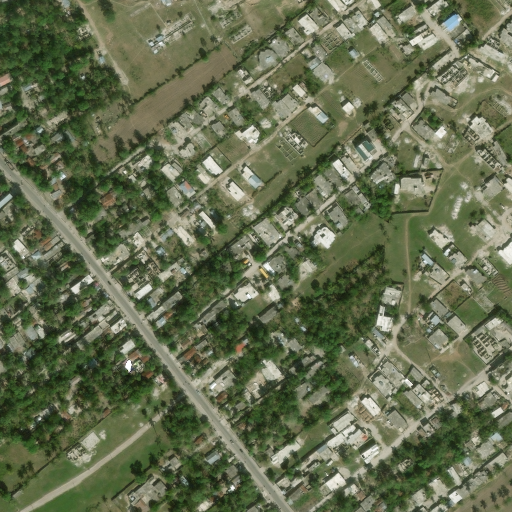
#> input picture data/hurricane-matthew_00000027_pre_disaster.png, 1024 x 1024 px, found by its file name (shown at 1/2 size)
$ python 04_ChangeDetection.py
#> lines starting #> are read from the running program, lines starting #| are printed output that depends on the picture; after the words box and inside, x2 and y2 are one past the last pixel; in counts of white or black regions, pixels touching at a corner belong together
import numpy as np
import matplotlib.pyplot as plt
from skimage.io import imread
# OpenCV, PIL, Matplotlib


# Image formats: .png, .tif, .jpg, .bmp

rootDir = 'D:/00.University/00.Courses/PythonCourse/Iranian Space Research Center Workshop/Datasets/'

pre_disaster = 'hurricane-matthew_00000027_pre_disaster.png'
post_disaster = 'hurricane-matthew_00000027_post_disaster.png'
# [4 lines of commented-out code are left out]

pre_image = imread(rootDir + pre_disaster).astype(float) / 255
post_image = imread(rootDir + post_disaster).astype(float) / 255
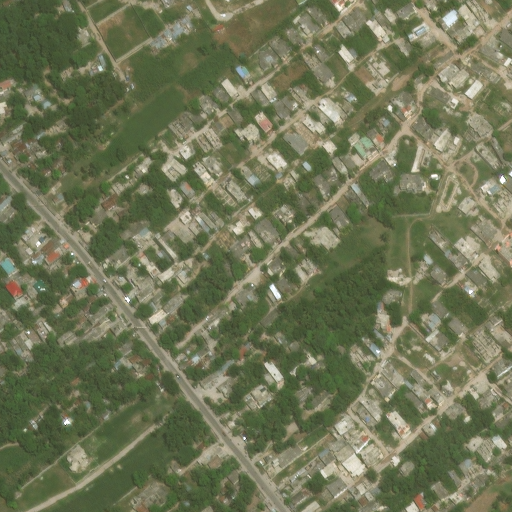
#> input picture data/hurricane-matthew_00000027_post_disaster.png, 1024 x 1024 px, found by its file name (shown at 1/2 size)


# [5 lines of commented-out code are left out]


difference_image = post_image - pre_image
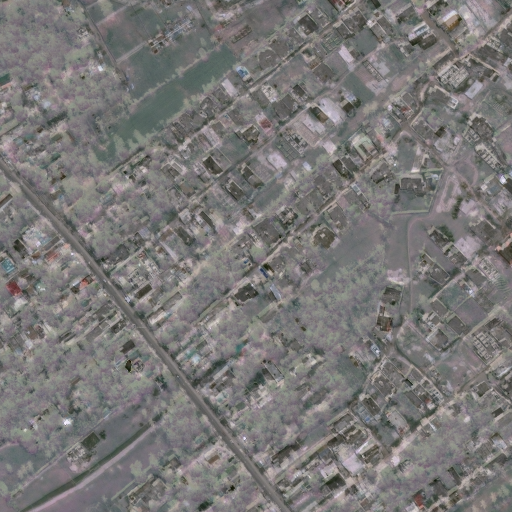
#> difference_image: shape (1024, 1024, 3) float64 (shown at 1/2 size); mean R, G, B 0.042, 0.0304, 0.0245; drawn with min black and max white

plt.figure()
plt.tight_layout()
plt.subplot(231), plt.xticks([]), plt.yticks([])
plt.imshow(pre_image, cmap='gray'), plt.title('Pre Disaster Image')

plt.subplot(232), plt.xticks([]), plt.yticks([])
plt.imshow(post_image, cmap='gray'), plt.title('Post Disaster Image')

plt.subplot(233), plt.xticks([]), plt.yticks([])
plt.imshow(post_image - pre_image, cmap='gray'), plt.title('Difference Image')


plt.subplot(234)
plt.hist(pre_image[:, :, 0].flatten(), bins=100, alpha=0.9, color='r')
plt.hist(pre_image[:, :, 1].flatten(), bins=100, alpha=0.9, color='b')
plt.hist(pre_image[:, :, 2].flatten(), bins=100, alpha=0.9, color='k')

plt.subplot(235)
plt.hist(post_image[:, :, 0].flatten(), bins=100, alpha=0.9, color='r')
plt.hist(post_image[:, :, 1].flatten(), bins=100, alpha=0.9, color='b')
plt.hist(post_image[:, :, 2].flatten(), bins=100, alpha=0.9, color='k')

plt.subplot(236)
plt.hist(difference_image[:, :, 0].flatten(), bins=100, alpha=0.9, color='r')
plt.hist(difference_image[:, :, 1].flatten(), bins=100, alpha=0.9, color='b')
plt.hist(difference_image[:, :, 2].flatten(), bins=100, alpha=0.9, color='k')

plt.show()
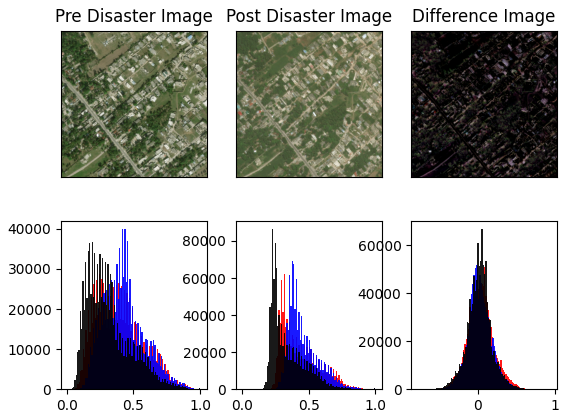
#> figure drawn by matplotlib, 6 panels; panel 4: tallest bar 28719 high, from x = 0.239 to 0.249; panel 4: tallest bar 39924 high, from x = 0.431 to 0.441; panel 4: tallest bar 36677 high, from x = 0.186 to 0.196; panel 5: tallest bar 61930 high, from x = 0.313 to 0.323


threshold = 0.5
# change_map = np.mean(difference_image, axis=2) > threshold
change_map = (difference_image[:, :, 0] > 0) * (difference_image[:, :, 1] > 0) * (difference_image[:, :, 2] > 0)
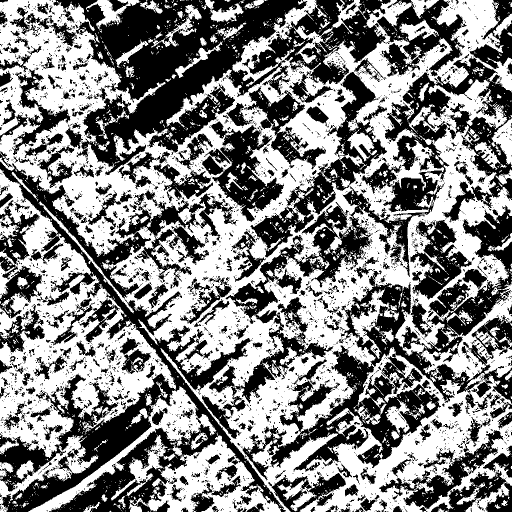
#> change_map: shape (1024, 1024) bool (shown at 1/2 size); 52.4% white; 3751 black regions (3279 under 20 px), largest, box (x1, y1, x2, y2) and area: (0, 323, 572, 1024) 85398, (107, 0, 615, 350) 72945, (418, 115, 1024, 807) 63304
# change_map = (difference_image[:, :, 0] > 0) + (difference_image[:, :, 1] > 0) + (difference_image[:, :, 2] > 0)

plt.figure()
plt.subplot(121), plt.imshow(difference_image, cmap='gray'), plt.colorbar()
plt.subplot(122), plt.imshow(change_map)
plt.show()
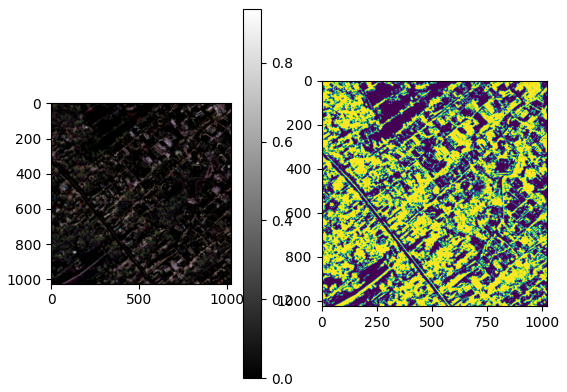
#> figure drawn by matplotlib, 3 panels

# f, (ax1, ax2, ax3) = plt.subplots(1, 3, sharey=True, sharex=True)
# ax1.imshow(), ax1.set_xticks([])

from skimage.filters import threshold_otsu, threshold_multiotsu
otsu_threshold = threshold_otsu(np.mean(difference_image, axis=2))
#> otsu_threshold = 0.0356
change_map = np.mean(difference_image, axis=2) > otsu_threshold
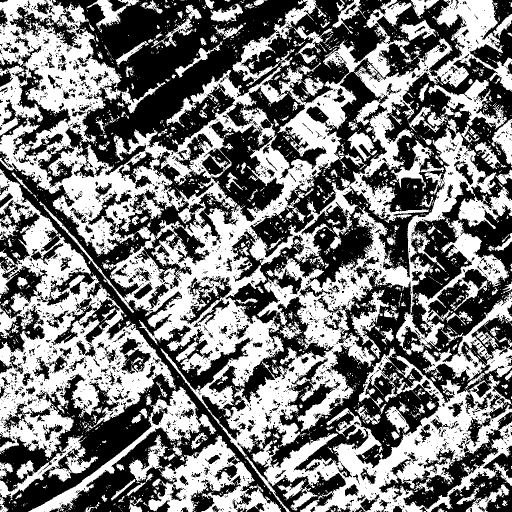
#> change_map: shape (1024, 1024) bool (shown at 1/2 size); 48% white; 2817 white regions (2507 under 20 px), largest, box (x1, y1, x2, y2) and area: (0, 0, 1024, 1024) 319316, (0, 338, 351, 916) 64169, (296, 871, 562, 1024) 15768
plt.figure()
plt.imshow(change_map, cmap='gray')
plt.show()


thresholds = threshold_multiotsu(np.mean(difference_image, axis=2))
#> thresholds = [-0.059, 0.143]
regions = np.digitize(np.mean(difference_image, axis=2), bins=thresholds)
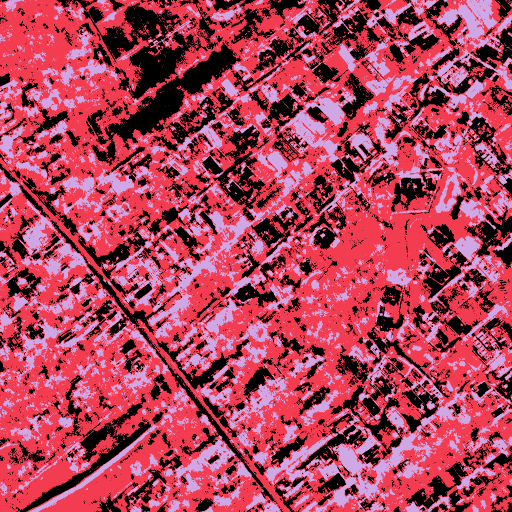
#> regions: shape (1024, 1024) int64 (shown at 1/2 size); 3 distinct labels, from 0 to 2; one colour per label, 0 black

plt.figure()
plt.imshow(regions, cmap='jet')
plt.show()
